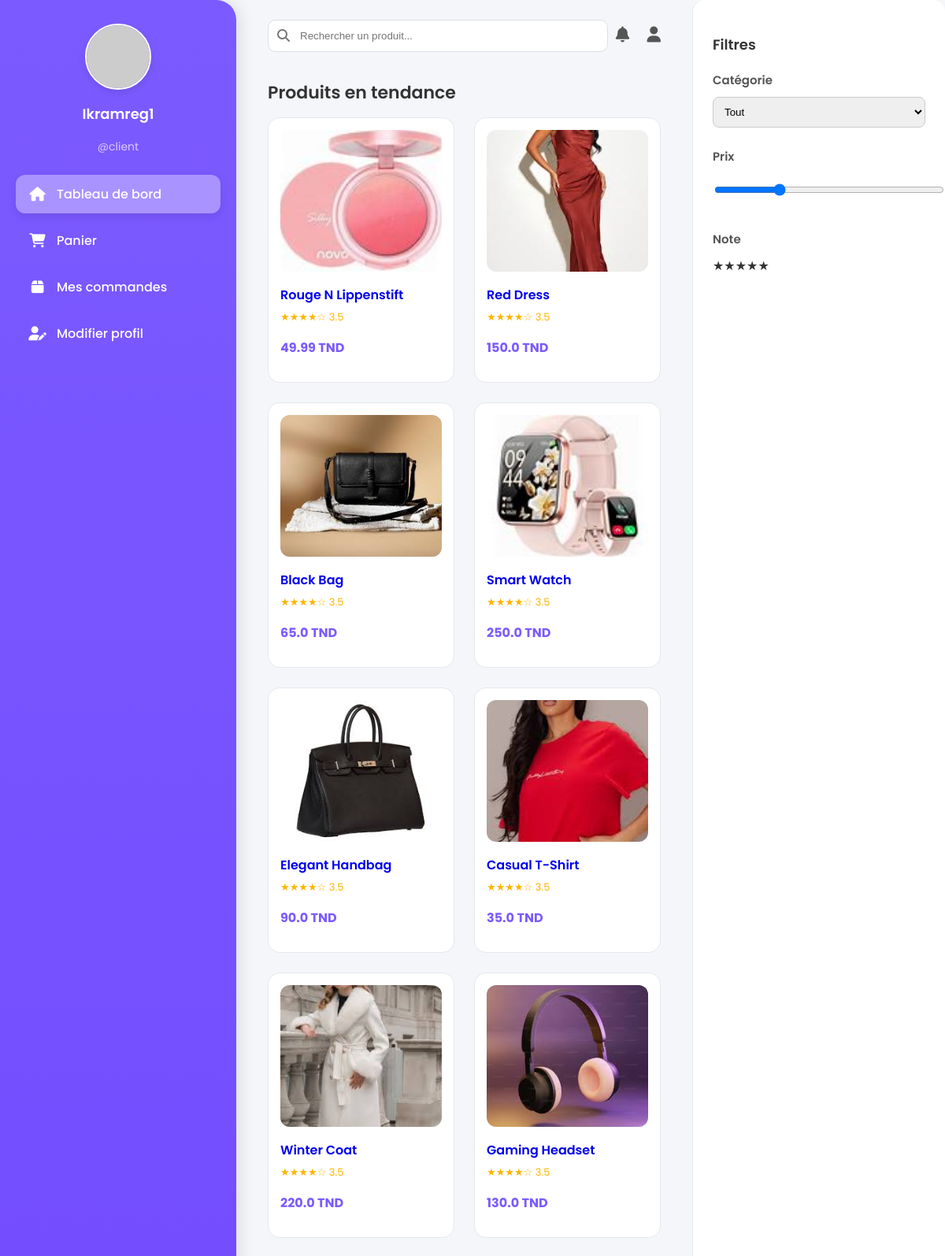
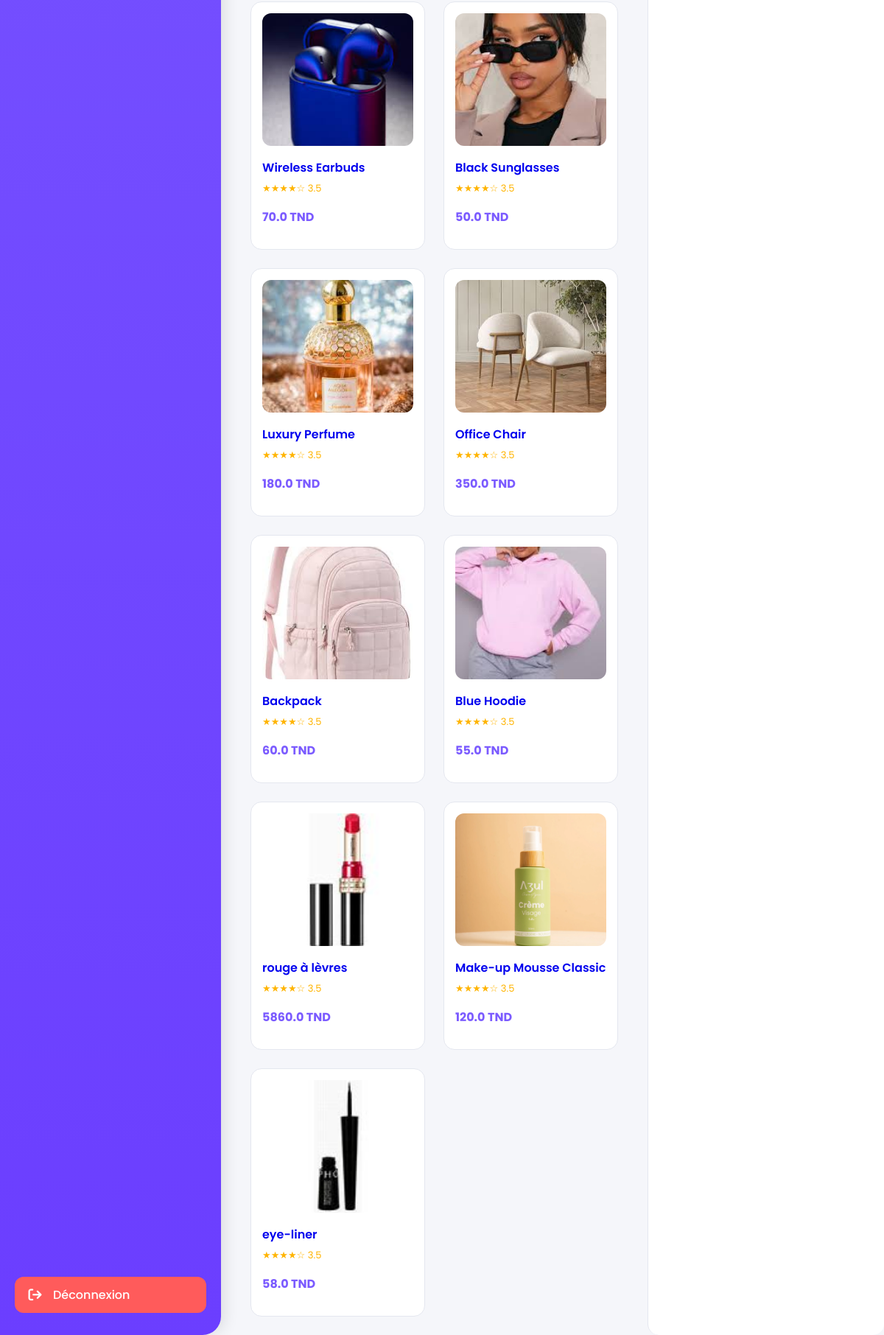
Screenshot of /accounts/client/dashboard/ (signed in) with the database file from the repository (2 pictures, top to bottom).
### accounts/models.py (models this page shows, shortened)
class CustomUser(AbstractUser):
    is_client = models.BooleanField(default=True)
    is_admin = models.BooleanField(default=False)

### shop/models.py (models this page shows, shortened)
class Product(models.Model):
    name = models.CharField(max_length=200)
    price = models.FloatField()
    description = models.TextField(blank=True)
    category = models.CharField(max_length=100)
    image = models.ImageField(upload_to="products/main/")

### accounts/views.py (the view)
# urls.py: path("client/dashboard/", views.client_dashboard, name="client_dashboard"),
@login_required
def client_dashboard(request):
    if request.user.is_staff:
        return redirect('admin_dashboard')
    products = Product.objects.all()
    recent_ids = request.session.get("recently_viewed", [])
    recently_viewed = Product.objects.filter(id__in=recent_ids)
    return render(request, "accounts/client_dashboard.html", {
        "products": products,
        "recently_viewed": recently_viewed,
    })

### templates/accounts/client_dashboard.html (shortened to what this page needs)
{% load static %}
<!DOCTYPE html>
<html lang="fr">
<head>
    <link rel="stylesheet" href="https://cdnjs.cloudflare.com/ajax/libs/font-awesome/6.5.0/css/all.min.css">
</head>
<body>
<div class="sidebar">
    <div>
        <div class="user-card">
            <img src="https://i.pravatar.cc/150?img=3">
            <h3>{{ user.username }}</h3>
            <p>@client</p>
        </div>
        <a href="{% url 'client_dashboard' %}" class="sidebar-link active"><i class="fa fa-home"></i> Tableau de bord</a>
        <a href="{% url 'cart' %}" class="sidebar-link"><i class="fa fa-shopping-cart"></i> Panier</a>
        <a href="{% url 'client_orders' %}" class="sidebar-link"><i class="fa fa-box"></i> Mes commandes</a>
        <a href="{% url 'edit_profile' %}" class="sidebar-link"><i class="fa fa-user-edit"></i> Modifier profil</a>
    </div>
    <a href="{% url 'logout' %}" class="sidebar-link logout"><i class="fa fa-sign-out"></i> Déconnexion</a>
</div>
<div class="main">
    <div class="topbar">
        <div class="search">
            <i class="fa fa-search"></i>
            <input type="text" placeholder="Rechercher un produit...">
        </div>
        <div class="topbar-icons">
            <i class="fa fa-bell"></i>
            <i class="fa fa-user"></i>
        </div>
    </div>
    <h2 class="section-title">Produits en tendance</h2>
    <div class="product-grid">
        {% for product in products %}
        <a href="{% url 'product_detail' product.id %}" class="card">
            <div style="position:relative;">
                {% if product.image %}
                <img src="{{ product.image.url }}">
                {% else %}
                <img src="https://via.placeholder.com/300x200?text=Aucune+image">
                {% endif %}
            </div>
            <h4>{{ product.name }}</h4>
            <div class="rating">
                ★★★★☆ 3.5
            </div>
            <p class="price">{{ product.price }} TND</p>
        </a>
        {% endfor %}
    </div>
</div>
<div class="filters">
    <h3>Filtres</h3>
    <div class="filter-block">
        <h4>Catégorie</h4>
        <select>
            <option>Tout</option>
        </select>
    </div>
    <div class="filter-block">
        <h4>Prix</h4>
        <input type="range" min="0" max="2000" value="500">
    </div>
    <div class="filter-block">
        <h4>Note</h4>
        ★★★★★
    </div>
</div>
</body>
</html>

### templates/accounts/client_dashboard.html (style rules this page uses)
body { margin: 0; font-family: 'Poppins', sans-serif; display: flex; background: #f5f6fa; color: #333; }
a { text-decoration: none; }
.sidebar { width: 260px; background: linear-gradient(180deg, #7b5bff, #6b3eff); color: #fff; min-height: 100vh; padding: 30px 20px; display: flex; flex-direction: column; justify-content: space-between; border-radius: 0 25px 25px 0; box-shadow: 5px 0 20px rgba(0,0,0,0.1); transition: all 0.3s ease; }
.sidebar .user-card { text-align: center; margin-bottom: 25px; }
.sidebar .user-card img { width: 80px; height: 80px; border-radius: 50%; border: 2px solid #fff; object-fit: cover; box-shadow: 0 4px 10px rgba(0,0,0,0.1); }
.sidebar .user-card h3 { font-weight: 600; margin-top: 10px; font-size: 18px; }
.sidebar .user-card p { color: rgba(255,255,255,0.7); font-size: 14px; }
.sidebar a { display: flex; align-items: center; padding: 12px 15px; margin-top: 10px; border-radius: 12px; color: #fff; font-weight: 500; transition: all 0.3s ease; position: relative; }
.sidebar a i { margin-right: 12px; font-size: 18px; width: 25px; text-align: center; }
.sidebar a.active { background: rgba(255,255,255,0.35); box-shadow: 0 4px 12px rgba(0,0,0,0.1); }
.sidebar a.logout { background: #ff5b5b; text-align: center; margin-top: 20px; }
.main { flex: 1; padding: 25px 40px; }
.topbar { display: flex; justify-content: space-between; align-items: center; margin-bottom: 35px; }
.topbar .search { width: 350px; position: relative; }
.topbar .search input { width: 100%; padding: 12px 40px; border-radius: 10px; border: 1px solid #dcdfe6; background: #fff; }
.topbar .search i { position: absolute; top: 12px; left: 12px; color: #777; }
.topbar-icons i { font-size: 20px; margin-left: 18px; cursor: pointer; color: #555; transition: 0.3s; }
.section-title { font-size: 22px; font-weight: 600; margin-bottom: 15px; }
.product-grid { display: grid; grid-template-columns: repeat(auto-fill, minmax(230px, 1fr)); gap: 25px; }
.card { background: #fff; border-radius: 15px; padding: 15px; border: 1px solid #e4e7ef; transition: 0.3s; position: relative; }
.card img { width: 100%; border-radius: 12px; height: 180px; object-fit: cover; }
.card h4 { margin: 10px 0 5px; font-size: 16px; font-weight: 600; }
.card .price { font-size: 16px; font-weight: bold; color: #7b5bff; }
.rating { margin-top: 6px; color: #ffb400; font-size: 13px; }
.filters { width: 270px; background: #fff; border-left: 1px solid #e4e7ef; padding: 25px; border-radius: 15px; }
.filters h3 { font-size: 18px; margin-bottom: 20px; font-weight: 600; }
.filter-block { margin-bottom: 25px; }
.filter-block h4 { font-size: 15px; margin-bottom: 10px; color: #555; font-weight: 600; }
.filter-block select, .filter-block input { width: 100%; padding: 10px; border-radius: 8px; border: 1px solid #ccc; }

### rows the page displays
CustomUser: username "Ikramreg1"
Product: image (picture), name "Rouge N Lippenstift", price "49.99"
Product: image (picture), name "Red Dress", price "150.0"
Product: image (picture), name "Black Bag", price "65.0"
Product: image (picture), name "Smart Watch", price "250.0"
Product: image (picture), name "Elegant Handbag", price "90.0"
Product: image (picture), name "Casual T-Shirt", price "35.0"
Product: image (picture), name "Winter Coat", price "220.0"
Product: image (picture), name "Gaming Headset", price "130.0"
Product: image (picture), name "Wireless Earbuds", price "70.0"
Product: image (picture), name "Black Sunglasses", price "50.0"
Product: image (picture), name "Luxury Perfume", price "180.0"
Product: image (picture), name "Office Chair", price "350.0"
Product: image (picture), name "Backpack", price "60.0"
Product: image (picture), name "Blue Hoodie", price "55.0"
Product: image (picture), name "rouge à lèvres", price "5860.0"
Product: image (picture), name "Make-up Mousse Classic", price "120.0"
Product: image (picture), name "eye-liner", price "58.0"
